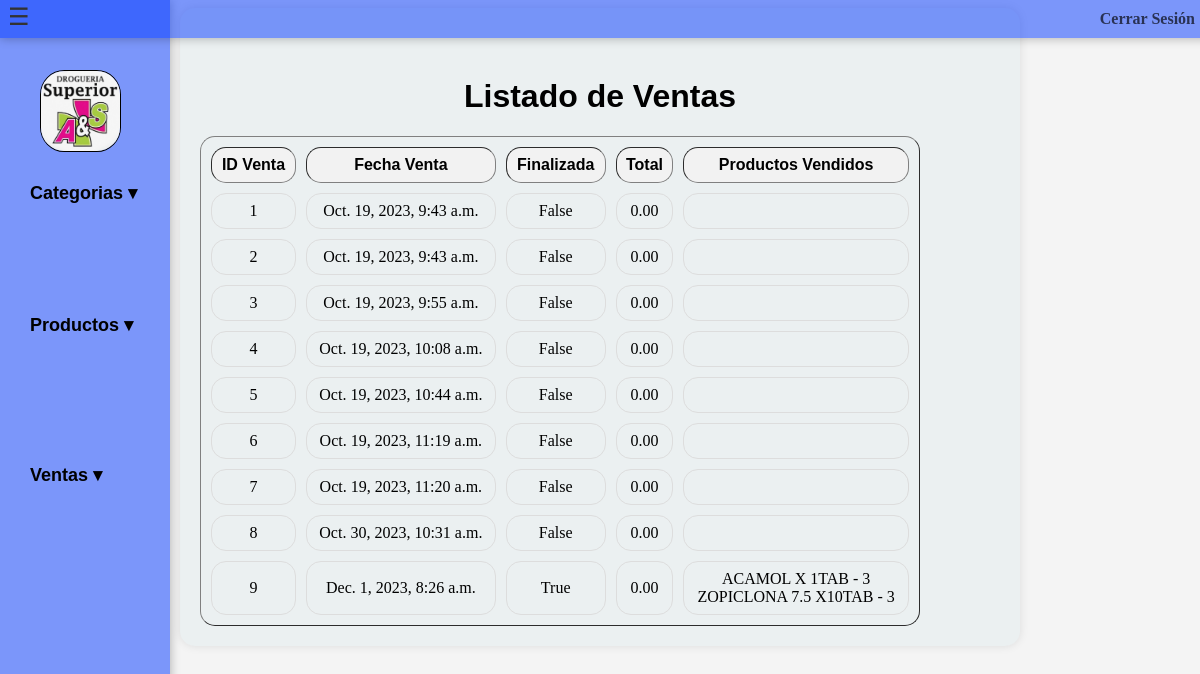
The app's page /productos/listar_ventas/, older data.
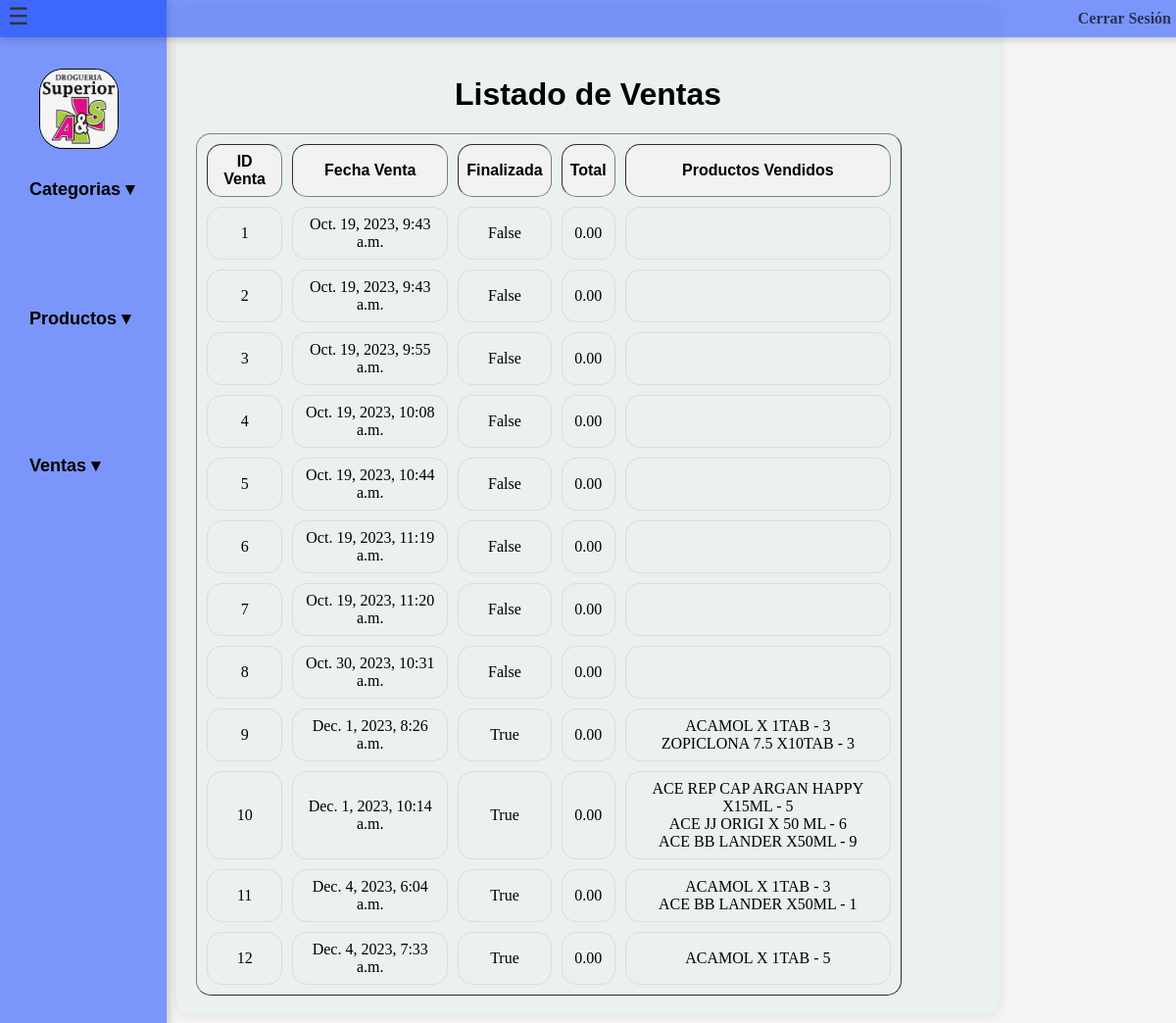
The same page, newer data.
### productos/models.py (models this page shows, shortened)
class Venta(models.Model):
    id_venta = models.AutoField(primary_key=True)
    fecha_venta = models.DateTimeField(auto_now_add=True)
    finalizada = models.BooleanField(default=False)
    total = models.DecimalField(max_digits=10, decimal_places=2, default=0)
    productos = models.TextField(default="[]")

### productos/views.py (the view)
# urls.py: path('listar_ventas/', listar_ventas, name='listar_ventas'),
def listar_ventas(request):
    ventas = Venta.objects.all()
    listadoVentas = []
    for venta in ventas:
        productos = json.loads(venta.productos)
        listado_productos = []
        for p in productos:
            listado_productos.append({
                "nombre": p["nombre"],
                "cantidad": p["cantidad"]
            })
        listadoVentas.append({
            "id": venta.id_venta,
            "fecha": venta.fecha_venta,
            "estado": venta.finalizada,
            "total": venta.total,
            "productos": listado_productos
        })
    return render(request, 'venta/listar_ventas.html', {'ventas': listadoVentas})

### productos/templates/venta/listar_ventas.html (shortened to what this page needs)
{% load static %}
<!DOCTYPE html>
<html lang="es">
<head>
    <link rel="stylesheet" href="{% static 'css/ventas.css' %}">
</head>
<body>
    {% include 'index.html' %}
    <div class="container">
        <h1>Listado de Ventas</h1>
        {% if ventas %}
            <table border="1">
                <thead>
                    <tr>
                        <th>ID Venta</th>
                        <th>Fecha Venta</th>
                        <th>Finalizada</th>
                        <th>Total</th>
                        <th>Productos Vendidos</th>
                    </tr>
                </thead>
                <tbody>
                    {% for venta in ventas %}
                        <tr>
                            <td>{{ venta.id }}</td>
                            <td>{{ venta.fecha }}</td>
                            <td>{{ venta.estado }}</td>
                            <td>{{ venta.total }}</td>
                            <td>
                                {% for transaccion in venta.productos %}
                                    {{ transaccion.nombre }} - {{ transaccion.cantidad }}<br>
                                {% endfor %}
                            </td>
                        </tr>
                    {% endfor %}
                </tbody>
            </table>
        {% else %}
            <p>No hay ventas registradas.</p>
        {% endif %}
    </div>
</body>
</html>

### productos/templates/index.html (shortened to what this page needs)
{% load static %}
<!DOCTYPE html>
<html lang="es">
<head>
    <link rel="stylesheet" href="{% static 'css/estilos.css' %}">
</head>
<body>
    <div id="barraSuperior">
        <span id="mostrarNavegacion" class="icono-tres-puntos">&#9776;</span>
        <a href="{% url 'cerrar_sesion' %}" class="cerrar-sesion">Cerrar Sesión</a>
    </div>
    <div id="navegador">
        <img src="{% static 'images/Logo.png'%}" alt="Logo">
        <nav>
            <ul>
                <li class="desplegable">
                    <a id="texto" href="#">Categorias</a>
                    <br>
                    <br>
                    <br>
                    <br>
                    <br>
                </li>
                <li class="desplegable">
                    <a id="texto" href="#">Productos</a>
                </li>
                <br>
                <br>
                <br>
                <br>
                <br>
                <br>
                <li class="desplegable">
                    <a id="texto" href="#">Ventas</a>
                </li>
            </ul>
        </nav>
    </div>
</body>
</html>

### productos/static/css/ventas.css (style rules this page uses)
body { background-color: #f4f4f4; border-radius: 15px; }
.container { max-width: 800px; margin: 0 auto; background-color: #ebf0f1; padding: 20px; border-radius: 15px; box-shadow: 0 0 10px rgba(0, 0, 0, 0.1); }
table { border-collapse: collapse; margin-right: 5px; width: 90%; border-radius: 15px; border-collapse: separate; border-spacing: 10px; }
h1 { margin-top: 50px; text-align: center; color: #000000; font-family: 'Josefin Sans', sans-serif; }
td { border: 1px solid #dddddd; text-align: left; padding: 8px; text-align: center; border-radius: 15px; }
th { background-color: #f2f2f2; text-align: left; padding: 8px; text-align: center; border-radius: 15px; font-family: 'Josefin Sans', sans-serif; }

### productos/static/css/estilos.css (style rules this page uses)
#navegador { background-color: rgba(2, 57, 255, 0.5); color: rgb(0, 0, 0); width: 150px; position: fixed; top: 0; left: 0; height: 100%; padding: 10px; box-shadow: 0 0 10px rgba(0, 0, 0, 0.3); }
#navegador nav ul { list-style-type: none; padding: 0; }
#navegador nav li { position: relative; }
#navegador nav a { color: rgb(0, 0, 0); text-decoration: none; font-size: 18px; font-weight: bold; display: block; padding: 10px 20px; font-family: 'Josefin Sans', sans-serif; }
#navegador img { margin-top: 60px; height: 80px; width: 79px; border-radius: 30%; border: 1px solid black; align-self: flex-end; margin-left: 30px; }
.desplegable > a::after { content: "\25BE"; display: inline-block; transition: transform 0.1s ease-in-out; margin-left: 5px; font-family: 'Josefin Sans', sans-serif; }
.desplegable { position: static; }
#barraSuperior { background-color: rgba(2, 57, 255, 0.5); color: white; padding: 10px; text-align: center; position: fixed; top: 0; left: 0; width: 100%; z-index: 2; box-shadow: 0 0 10px rgba(0, 0, 0, 0.3); }
.icono-tres-puntos { color: #333; position: absolute; top: 3px; left: 8px; cursor: pointer; font-size: 24px; }
#barraSuperior a { text-decoration: none; color: rgba(0, 0, 0, 0.664); font-weight: bold; font-size: 16px; margin-left: auto; display: flex; justify-content: flex-end; align-items: center; margin-right: 15px }

Row changes from the older to the newer data that the page shows:
added Venta: fecha "Dec. 1, 2023, 10:14 a.m.", total "0.00"
added Venta: fecha "Dec. 4, 2023, 6:04 a.m.", total "0.00"
added Venta: fecha "Dec. 4, 2023, 7:33 a.m.", total "0.00"
Text that changed along with them:
new list line: "10 True ACE REP CAP ARGAN HAPPY X15ML - 5 ACE JJ ORIGI X 50 ML - 6 ACE BB LANDER X50ML - 9"
new list line: "11 True ACAMOL X 1TAB - 3 ACE BB LANDER X50ML - 1"
new list line: "12 True ACAMOL X 1TAB - 5"
